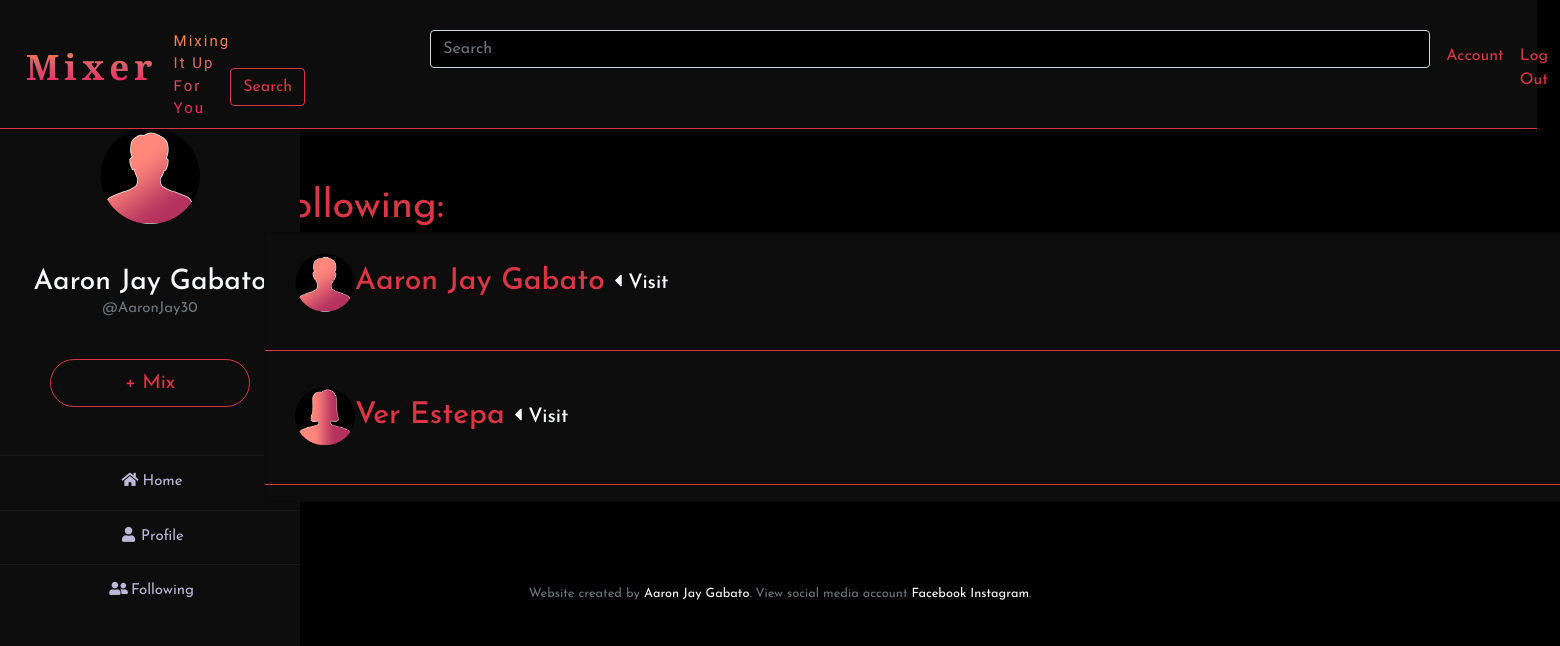
Page /userfollower/3 (signed in) on the committed database.
### tables this page shows
CREATE TABLE users (id INTEGER, 
    username TEXT NOT NULL, 
    password TEXT NOT NULL, 
    firstName TEXT NOT NULL, 
    lastName TEXT NOT NULL, gender TEXT, profile INTEGER, 'full_name' text, 
    PRIMARY KEY(id));

CREATE TABLE 'follower' ('user_id' integer NOT NULL, 'follower_id' integer NOT NULL, 'user_name' text, 'follower_name' text, 'follower_profile' INTEGER, 'user_profile' INTEGER);

### app.py (the view)
@app.route("/userfollower/<int:id>")
@login_required
def userfollower(id):
    follower = db.execute("SELECT * FROM follower WHERE user_id=?", id)
    user = db.execute("SELECT * from users WHERE id = ?", session["user_id"])
    return render_template("userfollower.html", user=user, follower=follower)

### app.py (called while the page is built)
@app.after_request
def after_request(response):
    response.headers["Cache-Control"] = "no-cache, no-store, must-revalidate"
    response.headers["Expires"] = 0
    response.headers["Pragma"] = "no-cache"
    return response

### helpers.py (called while the page is built)
def login_required(f):
    @wraps(f)
    def decorated_function(*args, **kwargs):
        if session.get("user_id") is None:
            return redirect("/login")
        return f(*args, **kwargs)
    return decorated_function

### templates/userfollower.html (shortened to what this page needs)
{% extends "layout.html" %}
{% block image %}
    {% for users in user %}
        <img src="/static/avatar/{{ users.profile }}.png" style="width: 100px; margin-left: 100px; margin-bottom: 40px;">
    {% endfor %}
{% endblock %}
{% block name %}
    {% for users in user %}
        {{ users.firstName }} {{ users.lastName }}
        <br>
        <div class="small text-center text-muted" style="font-size: 15px;">@{{users.username}}</div>
        <br>
    {% endfor %}
{% endblock %}
{% block search %}
    <form class="form-inline my-2 my-lg-0" action="/search" method="post">
        <input autocomplete="off" class="form-control mr-sm-2 text-danger" name="search" type="search" placeholder="Search" aria-label="Search" style="width: 1000px; margin-left: 200px;">
        <button class="btn btn-outline-danger my-2 my-sm-0" type="submit">Search</button>
    </form>
{% endblock %}
{% block push %}
<a href="/mix"><button type="button" class="btn btn-outline-danger btn-lg text-center" style="font-size: 20px; width: 200px; border-radius: 30px; z-index: 1;">+ Mix</button></a>
{% endblock %}
{% block page %}
    <div for="post" class="text-danger" style="font-size: 40px; margin-left: -95px; margin-bottom: -5px; ">Following:</div>
    <div class="card" style="width: 1300px; margin-left: -100px; z-index: 0;">
        {% for followers in follower %}
            <div class="card-body" >
                  <h5 class="card-title text-danger" style="font-size: 30px; margin-left: 10px;"> <img src="/static/avatar/{{ followers.follower_profile }}.png" style="width: 60px;">{{ followers.follower_name }}
                      <a href="/friends_profile/{{followers.follower_id}}" class="text-center text-light" style="font-size: 20px; z-index: 1;"><i class="fas fa-caret-left"></i> Visit</a></li>
                  </h5>
            </div>
            <hr class="border-danger" style="width: 1300px; margin-top: 5px; ">
        {% endfor %}
    </div>
        <br>
{% endblock %}
{% block footer %}
    Website created by <a href="http://aaronjay.ml">Aaron Jay Gabato</a>. View social media account <a href="https://www.facebook.com/gabato.aaron30">Facebook</a> <a href="https://www.instagram.com/aaaaarondalla/">Instagram</a>.
{% endblock %}

### static/styles.css (style rules this page uses)
.form-control:valid { background-color: black!important; }
a { color: white; }
.dark { background: black; }
.card { background: #0d0d0d; margin: 0 auto; float: none; margin-bottom: 10px; }
* { margin: 0; padding: 0; list-style: none; text-decoration: none; font-family: 'Josefin Sans', sans-serif; }

### rows in the picture
users: firstName "Aaron Jay", lastName "Gabato", username "AaronJay30"
follower: shows a picture, follower_name "Aaron Jay Gabato"
follower: shows a picture, follower_name "Ver Estepa"
